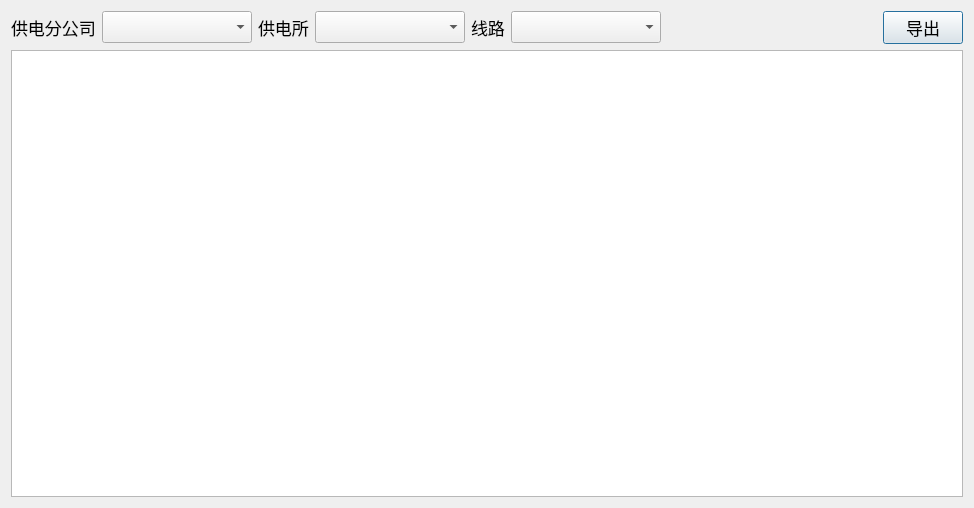
<?xml version="1.0" encoding="UTF-8"?>
<ui version="4.0">
 <class>TerminalQueryDlg</class>
 <widget class="QDialog" name="TerminalQueryDlg">
  <property name="geometry">
   <rect>
    <x>0</x>
    <y>0</y>
    <width>974</width>
    <height>508</height>
   </rect>
  </property>
  <property name="font">
   <font>
    <family>微软雅黑</family>
    <pointsize>13</pointsize>
   </font>
  </property>
  <property name="windowTitle">
   <string>终端检索</string>
  </property>
  <layout class="QVBoxLayout" name="verticalLayout">
   <item>
    <layout class="QHBoxLayout" name="horizontalLayout_3">
     <item>
      <widget class="QLabel" name="label_2">
       <property name="text">
        <string>供电分公司</string>
       </property>
      </widget>
     </item>
     <item>
      <widget class="QComboBox" name="cbSubCompany">
       <property name="minimumSize">
        <size>
         <width>150</width>
         <height>0</height>
        </size>
       </property>
      </widget>
     </item>
     <item>
      <widget class="QLabel" name="label_3">
       <property name="text">
        <string>供电所</string>
       </property>
      </widget>
     </item>
     <item>
      <widget class="QComboBox" name="cbAsmo">
       <property name="minimumSize">
        <size>
         <width>150</width>
         <height>0</height>
        </size>
       </property>
      </widget>
     </item>
     <item>
      <widget class="QLabel" name="label_4">
       <property name="text">
        <string>线路</string>
       </property>
      </widget>
     </item>
     <item>
      <widget class="QComboBox" name="cbLine">
       <property name="minimumSize">
        <size>
         <width>150</width>
         <height>0</height>
        </size>
       </property>
      </widget>
     </item>
     <item>
      <spacer name="horizontalSpacer_2">
       <property name="orientation">
        <enum>Qt::Horizontal</enum>
       </property>
       <property name="sizeHint" stdset="0">
        <size>
         <width>40</width>
         <height>20</height>
        </size>
       </property>
      </spacer>
     </item>
     <item>
      <widget class="QPushButton" name="btnExport">
       <property name="text">
        <string>导出</string>
       </property>
      </widget>
     </item>
    </layout>
   </item>
   <item>
    <widget class="QTableWidget" name="tableWidget"/>
   </item>
  </layout>
 </widget>
 <resources/>
 <connections/>
</ui>
